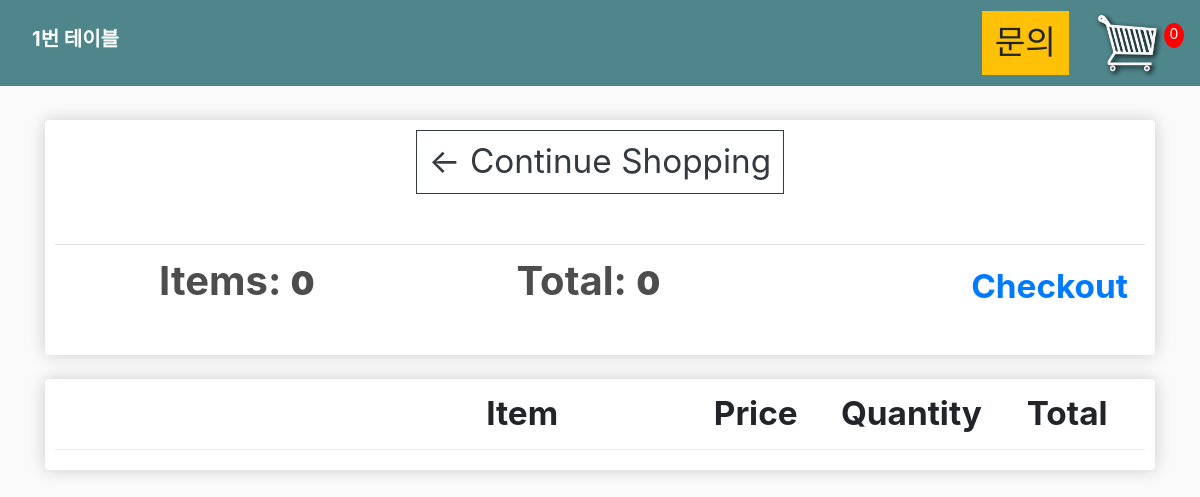
Page /1/cart/ on the committed database.
### kiosk/models.py (models this page shows)
class Table(models.Model):
    name = models.CharField(max_length=200, null=True, blank=True)
    company = models.ForeignKey(Company, on_delete=models.SET_NULL,null=True, blank=True)
    def __str__(self):
        return str(self.id)

class Order(models.Model):
    table = models.ForeignKey(Table, on_delete=models.SET_NULL,null=True, blank=True)
    date_ordered = models.DateTimeField(auto_now_add=True)
    order_complete = models.BooleanField(default=False)
    serve_complete = models.BooleanField(default=False)
    transaction_id = models.CharField(max_length=100, null=True)
    def __str__(self):
        return str(self.id)
    @property
    def get_cart_total(self):
        orderitems = self.orderitem_set.all()
        total = sum([item.get_total for item in orderitems])
        return total
    @property
    def get_cart_items(self):
        orderitems = self.orderitem_set.all()
        print('orderitems:', orderitems)
        total = sum([item.quantity for item in orderitems])
        return total

### kiosk/views.py (the view)
# urls.py: path('cart/', views.cart, name="cart"),
def cart(request, table):
    table =Table.objects.get(id=table)
    order,created= Order.objects.get_or_create(table=table, order_complete=False)
    items = order.orderitem_set.all()
    cartItems = order.get_cart_items
    print(order, table)
    context={'order':order, "items":items, "table":table, 'cartItems':cartItems}
    return render(request, 'store/cart.html', context)

### kiosk/templates/store/cart.html (shortened to what this page needs)
{% extends 'store/main.html' %}
{% load static %}
{% block content %}
<div class="row">
    <div class="col-lg-12">
        <div class="box-element">
            <a class='btn btn-outline-dark' href="{% url 'store' table %}">&#x2190; Continue Shopping</a>
            <br>
            <br>
            <table class="table">
                <tr>
                    <th><h5>Items: <strong>{{order.get_cart_items}}</strong></h5></th>
                    <th><h5>Total: <strong>{{order.get_cart_total}}</strong></h5></th>
                    <th>
                        <a style="float:right;margin: 5px;" href="{% url 'checkout' table %}">Checkout</a>
                    </th>
                </tr>
            </table>
        </div>
        <br>
        <div class="box-element">
            <div class="cart-row">
                <div style="flex:2"></div>
                <div style="flex:2"><strong>Item</strong></div>
                <div style="flex:1"><strong>Price</strong></div>
                <div style="flex:1"><strong>Quantity</strong></div>
                <div style="flex:1"><strong>Total</strong></div>
            </div>
        </div>
    </div>
</div>
{% endblock content %}

### kiosk/templates/store/main.html (shortened to what this page needs)
<!DOCTYPE html>
{% load static %}
<html lang="kr">
<head>
    <link rel="stylesheet" href="https://stackpath.bootstrapcdn.com/bootstrap/4.4.1/css/bootstrap.min.css"
>
    <link rel="stylesheet" type="text/css" href="{% static 'css/main.css' %}">
</head>
<body>
    <nav class="navbar navbar-expand-lg navbar-dark bg-dark">
        <h1 class="navbar-brand">{{table.name}}번 테이블</h1>
        <div class="collapse navbar-collapse" id="navbarSupportedContent">
            <div class="form-inline my-2 my-lg-0">
                <a href="#" onclick="window.open('board','게시판','menubar=no, status=no, status=no, toolbar=no, channelmode=yes');" class="btn btn-warning">문의</a>
                <a href="{% url 'cart_process' table  %}">
                    <img id="cart-icon" width=30px src="{% static 'images/cart.png' %}"></a>
                <p id="cart-total">{{cartItems}}</p>
            </div>
        </div>
    </nav>
    <div class="container">
        <br>
        {% block content %}
        {% endblock content %}
    </div>
</body>
</html>

### static/css/main.css (style rules this page uses)
body { background-color: hsl(0, 0%, 98%); }
h1,h2,h3,h4,h5,h6 { color:hsl(0, 0%, 30%); }
.box-element { box-shadow:hsl(0, 0%, 80%) 0 0 16px; background-color: #fff; border-radius: 4px; padding: 10px; font-size:25pt; text-align: center; }
.box-element strong { font-size:25pt; text-align: center; }
.btn { border-radius: 0; font-size: 25pt; text-align: center; margin-inline: 10px; }
.bg-dark { background-color: #4f868c!important; }
#cart-icon { width:70px; display: inline-block; margin-left: 15px; }
#cart-total { display: block; text-align: center; color:#fff; background-color: red; width: 20px; height: 25px; border-radius: 50%; font-size: 14px; }
.col-lg-4, .col-lg-6, .col-lg-8, .col-lg-12 { margin-top: 10px; margin-bottom: 50px; }
.cart-row { display: flex; align-items: flex-stretch; padding-bottom: 10px; margin-bottom: 10px; border-bottom: 1px solid #ececec; }
a { text-decoration: none; text-align: center; font-size: 25pt; font-weight: bold; }
h1, h2, h3, h4, h5, h6 { color: hsl(0, 0%, 30%); font-size: 30pt; font-weight: bold; }
div { display: block; }

### rows in the picture
Table: name "1"
Order: get_cart_items "0", get_cart_total "0"

### other values in the picture
{{ cartItems }} "0"
